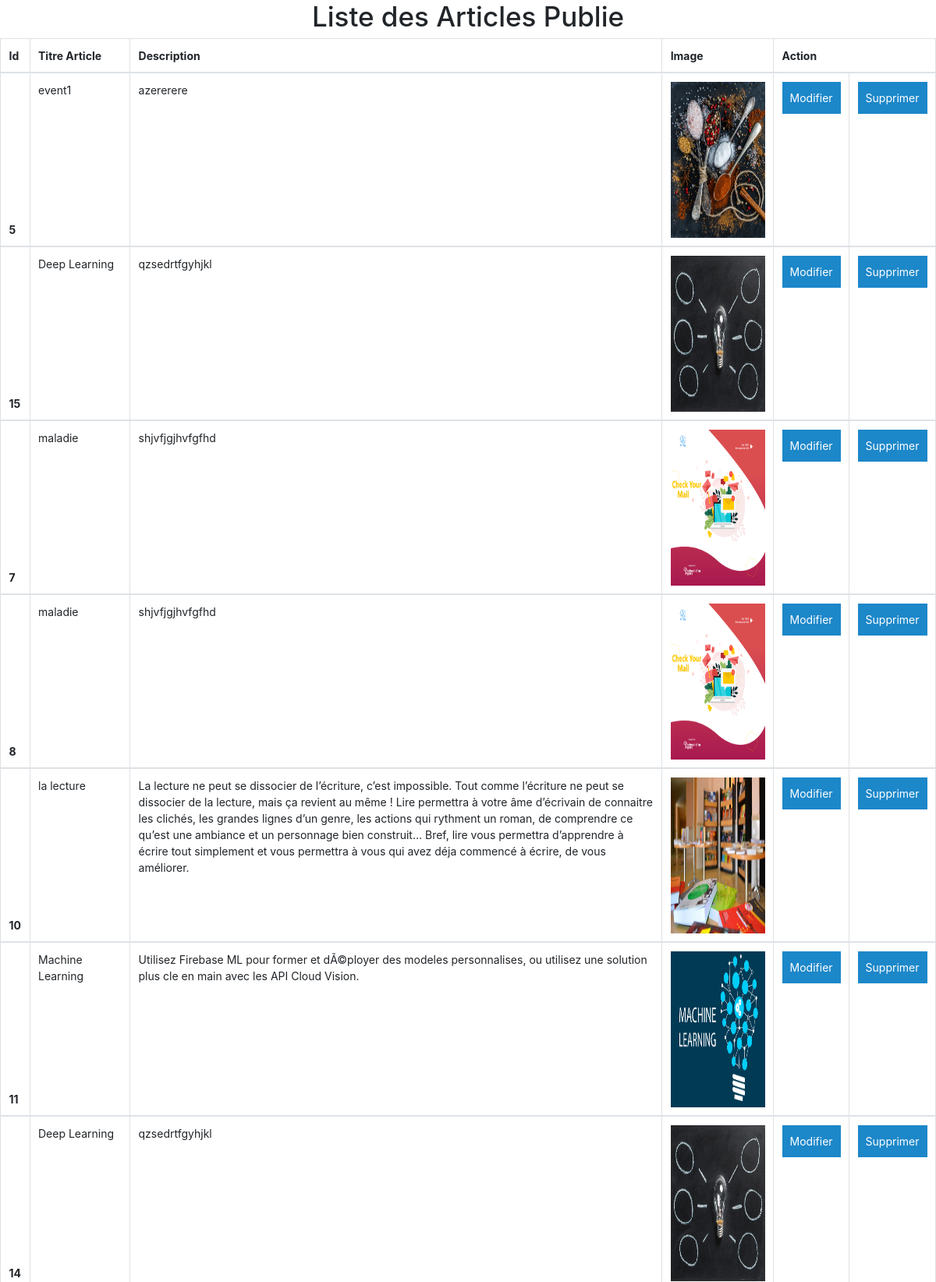
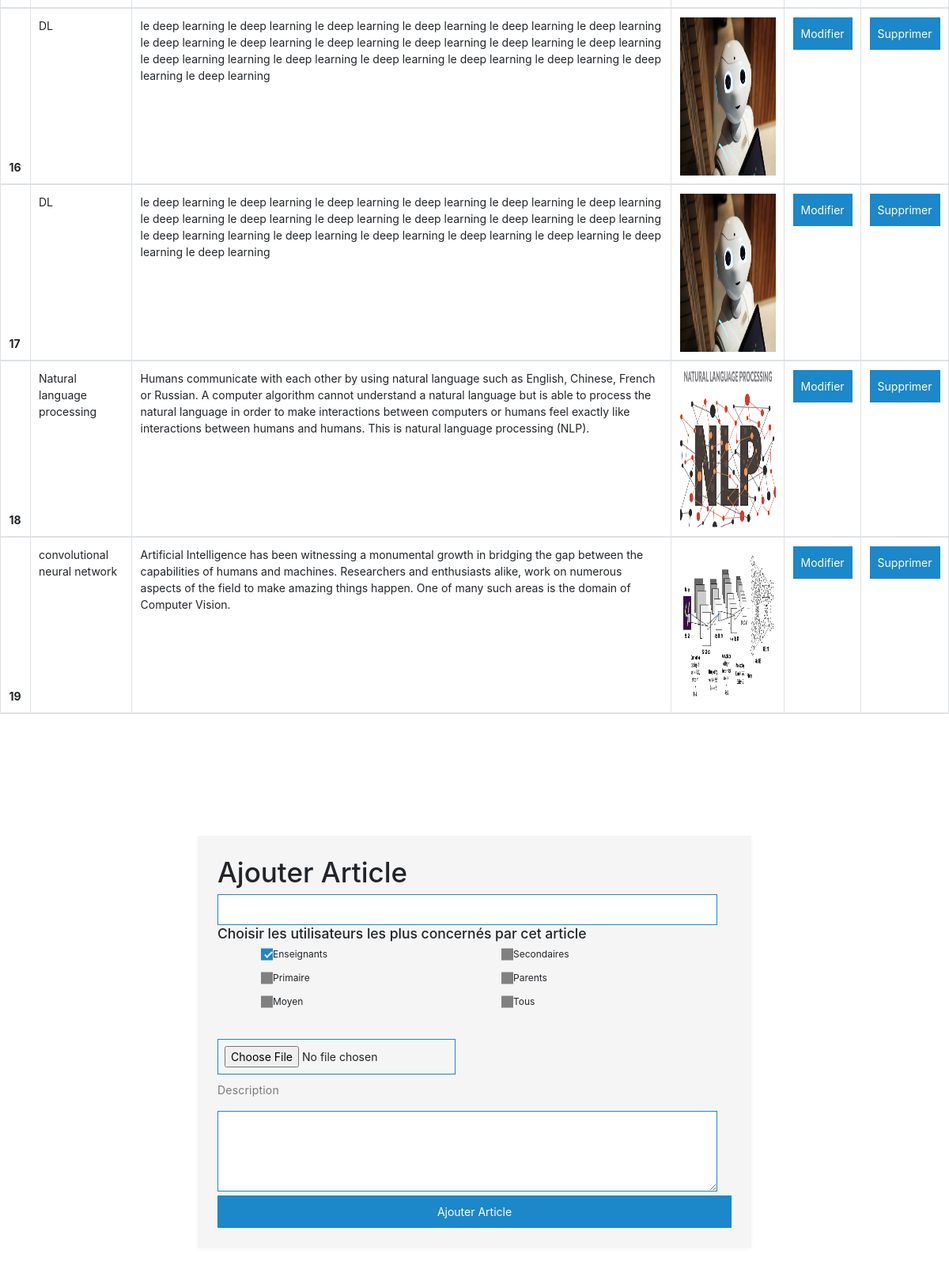
The app's page /pages/ArticleVue.php with its own data (2 pictures, top to bottom).
### tables this page shows
CREATE TABLE IF NOT EXISTS `articles` (
  `idArticle` int(11) NOT NULL AUTO_INCREMENT,
  `titre` varchar(100) DEFAULT NULL,
  `descrption` text,
  `imageUrl` varchar(255) DEFAULT NULL,
  `concerner` varchar(255) DEFAULT NULL,
  PRIMARY KEY (`idArticle`)
);

### Model/dbConfig.php (called while the page is built, shortened)
<?php
$db='e-school';
 $host='127.0.0.1';

### Model/article.php (called while the page is built, shortened)
<?php
require_once (__DIR__."/model.php");
class article{
    public static function getAllArticles(){
        $requeste="SELECT * FROM articles";
        return model::request($requeste);
    }
}
?>

### Model/model.php (called while the page is built, shortened)
<?php
class model{
    private static $conn;
    private static $isConnected = false;
    public static function connexion(){
        require_once __DIR__.'/dbConfig.php' ;
        if(!model::$isConnected){
        try{
            self::$conn = new PDO('mysql:host=localhost;dbname=e-school','root','');
            self::$isConnected = true;
        }
        catch(PDOException $e) {
            echo "Error: " . $e->getMessage();
            exit();
          }
        }
    }
    public static function request($req){
        $stmt=self::$conn->prepare($req);
        $stmt->execute(array());
        return self::fetchAll($stmt);
    }
    public static function fetchAll($resultatRequete){
        if($resultatRequete){
            return $resultatRequete->fetchAll();
        }else{
            return false;
        }
    }
}
?>

### Controler/ArtcileCtrl.php (called while the page is built, shortened)
<?php
require_once "../Model/article.php";
class ArticleCtrl{
    public function getAllArticles(){
        return article::getAllArticles();
    }
}
?>

### pages/ArticleVue.php (the view, shortened to what this page needs)
<!DOCTYPE html>
<html>
  <head>
    <link href="../vendor/bootstrap/css/bootstrap.min.css" rel="stylesheet">
    <link rel="stylesheet" href="../assets/css/fontawesome.css">
    <link rel="stylesheet" href="../assets/css/admin-style.css">
    <link rel="stylesheet" href="https://use.fontawesome.com/releases/v5.4.1/css/all.css">
    <link rel="stylesheet" href="../public/CSS/stylevues.css">
       <link href="../vendor/bootstrap/css/bootstrap.min.css" rel="stylesheet">
  </head>
  <body>
  <div class="testbox">
    <h1 class="text-center"> Liste des Articles Publie</h1>
      <table  class="table  table-striped table-bordered .table-responsive">
      <thead>
      <th>Id</th>
      <th>Titre Article</th>
      <th>Description</th>
      <th>Image</th>
      <th colspan="2">Action </th>
      <?php
          require_once "../Controler/ArtcileCtrl.php";
          $ctrl=new ArticleCtrl();
          $result=$ctrl-> getAllArticles();
          foreach($result as $row){
      ?>
            <tr>
            <th scope="row"> <?php  echo $row['idArticle'];?></th>
            <td> <?php  echo $row['titre'];?></td>
            <td> <?php  echo $row['descrption'];?></td>
            <td> <img  src=" <?= $row['imageUrl'];?>" width="70%" height="200px"></td>
            <td> <a href="ArticleVue.php?edit=<?php echo $row['idArticle']?>"
              ><button class="btn-block">Modifier</button></a>
            </td>
            <td>
            <a href="ArticleVue.php?delete=<?php echo $row['idArticle']?>"
              ><button class="btn-block">Supprimer</button></a>
            </td>
            </tr>
      <?php }?>
     </thead>
    </table>
</div>
          <?php
          require_once '../Controler/ArtcileCtrl.php';
          require_once '../Vue/articleElements.php';
        ?>
  </body>
</html>

### assets/css/admin-style.css (style rules this page uses)
body { font-family: 'Roboto Slab', sans-serif; }
img { width: 100%; overflow: hidden; }
.primary-button a, button { font-size: 14px; font-weight: 700; text-transform: uppercase; background-color: transparent; display: inline-block; padding: 8px 20px; color: #535ba0; border: 2px solid #535ba0; transition: all 0.5s; }

### public/CSS/stylevues.css (style rules this page uses)
html, body { min-height: 100%; padding: 0; margin: 0; font-family: Roboto, Arial, sans-serif; font-size: 14px; color: #666; }
h1 { margin: 0 0 20px; font-weight: 400; color: #1c87c9; }
button { width: 100%; padding: 10px; border: none; background: #1c87c9; font-size: 16px; font-weight: 400; color: #fff; }

### records on screen
articles: idArticle "5", titre "event1", descrption "azererere", imageUrl (picture)
articles: idArticle "15", titre "Deep Learning", descrption "qzsedrtfgyhjkl", imageUrl (picture)
articles: idArticle "7", titre "maladie", descrption "shjvfjgjhvfgfhd", imageUrl (picture)
articles: idArticle "8", titre "maladie", descrption "shjvfjgjhvfgfhd", imageUrl (picture)
articles: idArticle "10", titre "la lecture", descrption "La lecture ne peut se dissocier de l’écriture, c’est impossible. Tout comme l’écriture ne peut se dissocier de la lecture, mais ça revient au même ! Lire permettra à votre âme d’écrivain de connaitre les clichés, les grandes lignes d’un genre, les actions qui rythment un roman, de comprendre ce qu’est une ambiance et un personnage bien construit… Bref, lire vous permettra d’apprendre à écrire tout simplement et vous permettra à vous qui avez déja commencé à écrire, de vous améliorer.", imageUrl (picture)
articles: idArticle "11", titre "Machine Learning", descrption "Utilisez Firebase ML pour former et dÃ©ployer des modeles personnalises, ou utilisez une solution plus cle en main avec les API Cloud Vision.", imageUrl (picture)
articles: idArticle "14", titre "Deep Learning", descrption "qzsedrtfgyhjkl", imageUrl (picture)
articles: idArticle "16", titre "DL", descrption "le deep learning le deep learning le deep learning le deep learning le deep learning le deep learning le deep learning le deep learning le deep learning le deep learning le deep learning le deep learning le deep learning learning le deep learning le deep learning le deep learning le deep learning le deep learning le deep learning", imageUrl (picture)
articles: idArticle "17", titre "DL", descrption "le deep learning le deep learning le deep learning le deep learning le deep learning le deep learning le deep learning le deep learning le deep learning le deep learning le deep learning le deep learning le deep learning learning le deep learning le deep learning le deep learning le deep learning le deep learning le deep learning", imageUrl (picture)
articles: idArticle "18", titre "Natural language processing", descrption "Humans communicate with each other by using natural language such as English, Chinese, French or Russian. A computer algorithm cannot understand a natural language but is able to process the natural language in order to make interactions between computers or humans feel exactly like interactions between humans and humans. This is natural language processing (NLP).", imageUrl (picture)
articles: idArticle "19", titre "convolutional neural network", descrption "Artificial Intelligence has been witnessing a monumental growth in bridging the gap between the capabilities of humans and machines. Researchers and enthusiasts alike, work on numerous aspects of the field to make amazing things happen. One of many such areas is the domain of Computer Vision.", imageUrl (picture)
